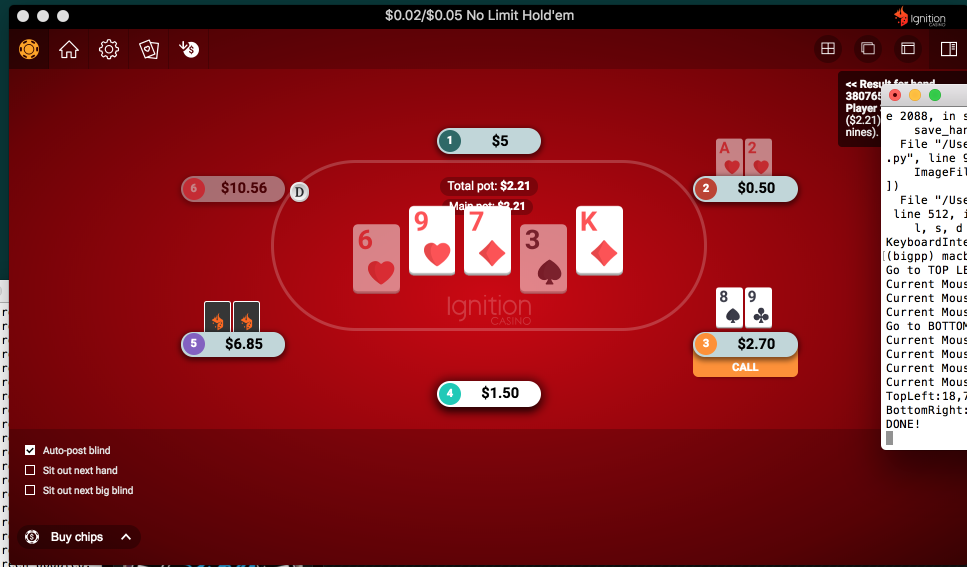
#> input picture cropped.png, 1934 x 1134 px, found by its file name (shown at 1/2 size)
$ python terraract.py
#> lines starting #> are read from the running program, lines starting #| are printed output that depends on the picture
import cv2
from PIL import Image
import pytesseract

def ocr_core(filename):
    #cv2.imshow('image',cv2.imread(filename))
#> called with filename = '/users/ryan/desktop/cropped.png'
    temp=cv2.resize(cv2.imread(filename),None,fx=3,fy=3)
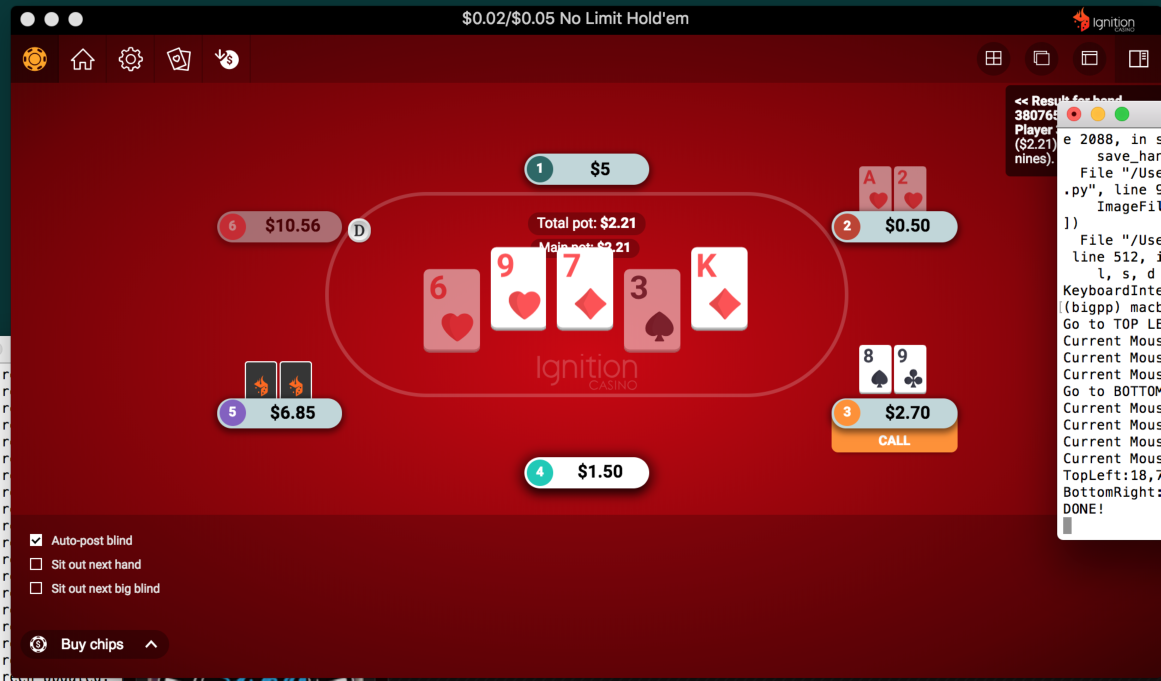
#> temp: shape (3402, 5802, 3) (shown at 1/5 size); mean B, G, R 36.5, 32.2, 131.1
    #temp=cv2.GaussianBlur(temp,(11,11),0)
    #temp=cv2.medianBlur(temp,9)
    cv2.imshow('image',temp)
    cv2.waitKey(0)
    cv2.destroyAllWindows()
#> (the run stopped early here; a loop or call above may not have finished)
